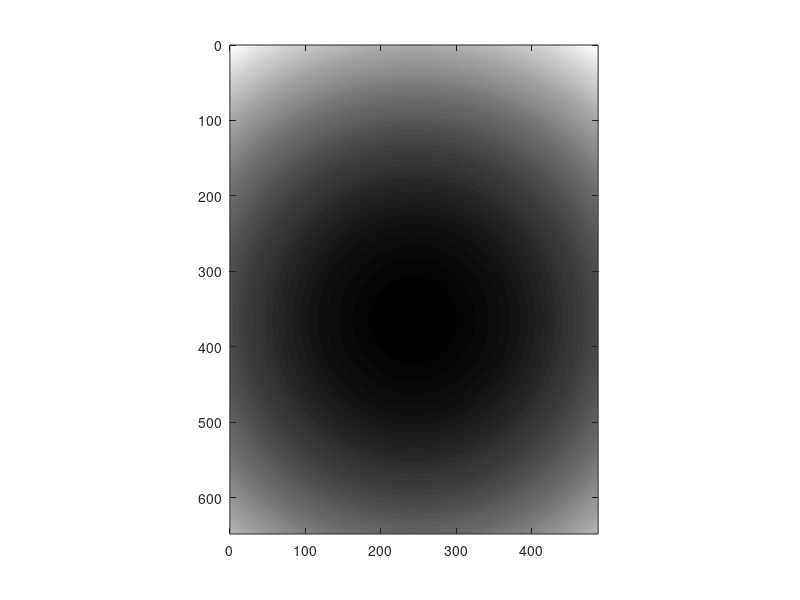

MATLAB code to generate this figure: (Note: this script raises an error after producing the figure.)
clear all
tic
% Data reading & stacking
frame_width=648;
frame_height=488;

X_overlapping=30;
Y_overlapping=20;

cmin=10;
cmax_set=20;


frame_width_eff=frame_width-X_overlapping;
frame_height_eff=frame_height-Y_overlapping;


num_of_frame_per_division=16;

normalization_factor=50;

X_mosaic_starting_index=0;
Y_mosaic_starting_index=0;


X_mosaic_number=12;
Y_mosaic_number=16;


starting_frame_index=10;   %0.2 micron per frame, start from 1
frame_average_factor=20;    %averaged to stack
total_stack_number=1;

%

total_FOV_number=X_mosaic_number*Y_mosaic_number;
k=0;


%stiched_volume=zeros(frame_width_eff*X_mosaic_number+X_overlapping,frame_height_eff*Y_mosaic_number+Y_overlapping,num_of_frame_per_division);
% correction image generation

% correction 1 (edge summation correction)

correction_A=ones(frame_width,frame_height);

% left&right bound

for tt=1:X_overlapping
    correction_A(tt,:)=correction_A(tt,:)*(tt/(X_overlapping+1));
    correction_A(frame_width-tt+1,:)=correction_A(frame_width-tt+1,:)*(tt/(X_overlapping+1));
end
for tt=1:Y_overlapping
    correction_A(:,tt)=correction_A(:,tt)*(tt/(Y_overlapping+1));
    correction_A(:,frame_height-tt+1)=correction_A(:,frame_height-tt+1)*(tt/(Y_overlapping+1));
end

imagesc(correction_A);
colormap('gray');
axis equal
xlim([0 size(correction_A,2)]);
ylim([0 size(correction_A,1)]);

G_Ratio=1.8;
Gaussian_X_width=400*G_Ratio;
Gaussian_Y_width=300*G_Ratio;
X_offset=40;
Y_offset=0;

correction_B_X=ones(frame_width,frame_height);
correction_B_Y=ones(frame_width,frame_height);

for tt=1:frame_height
    correction_B_X(:,tt)=gaussmf((1:frame_width),[Gaussian_X_width frame_width/2+X_offset]);
end
for tt=1:frame_width
    correction_B_Y(tt,:)=gaussmf((1:frame_height),[Gaussian_X_width frame_height/2+Y_offset]);
end
correction_B=1./(correction_B_X.*correction_B_Y);

correction_image=correction_A.*correction_B;
%correction_image(:)=1;
imagesc(correction_B);
colormap('gray');
axis equal
xlim([0 size(correction_B,2)]);
ylim([0 size(correction_B,1)]);

stiched_images=zeros(frame_width_eff*X_mosaic_number+X_overlapping,frame_height_eff*Y_mosaic_number+Y_overlapping,total_stack_number);
for NNN=1:total_stack_number
    
    division_starting_index=floor((starting_frame_index+(NNN-1)*frame_average_factor)/num_of_frame_per_division);   %start from zero
    the_starting_frame_index_in_the_first_division=starting_frame_index+(NNN-1)*frame_average_factor-division_starting_index*num_of_frame_per_division;
    division_end_index=((starting_frame_index+NNN*frame_average_factor)/num_of_frame_per_division);
    division_number=division_starting_index:division_end_index;
    temp_frame_volume=zeros(frame_width,frame_height,num_of_frame_per_division*length(division_number));
    stiched_image=zeros(frame_width_eff*X_mosaic_number+X_overlapping,frame_height_eff*Y_mosaic_number+Y_overlapping);
    
    for N=0:(total_FOV_number-1)
        X_number=rem(N,X_mosaic_number); %0~2
        Y_number=floor(N/X_mosaic_number); %0~2
        X_FOV_number=X_number+X_mosaic_starting_index;
        Y_FOV_number=Y_mosaic_number-1-Y_number+Y_mosaic_starting_index;
        if (X_number<10)&&(Y_number<10)
            folder_path=sprintf('D:\\OCT data\\150720\\2015_0720_150720_pork_7th (hight p 100 micron)_% d_% d\\',X_number,Y_number);
        elseif (X_number>9)&&(Y_number<10)
            folder_path=sprintf('D:\\OCT data\\150720\\2015_0720_150720_pork_7th (hight p 100 micron)_%d_% d\\',X_number,Y_number);
        elseif (Y_number>9)&&(X_number<10)
            folder_path=sprintf('D:\\OCT data\\150720\\2015_0720_150720_pork_7th (hight p 100 micron)_% d_%d\\',X_number,Y_number);
        else
            folder_path=sprintf('D:\\OCT data\\150720\\2015_0720_150720_pork_7th (hight p 100 micron)_%d_%d\\',X_number,Y_number);
        end
        cd(folder_path);
        mkdir('divide');
        for NN=1:length(division_number)
            file_path=[folder_path sprintf('%08d',division_number(NN))];
            fin=fopen(file_path);
            A=fread(fin,[frame_width,frame_height*num_of_frame_per_division],'float32','b');
            if fin ==-1
                k=k+1;
                fclose('all');
            else
                for q=1:num_of_frame_per_division
                    temp_frame_volume(:,:,(NN-1)*num_of_frame_per_division+q)=A(:,(frame_height*(q-1)+1):frame_height*q).*correction_image;
                end
                fclose('all');
            end
        end
        %temp_frame_volume(:)=1;
        stiched_image(((X_FOV_number)*frame_width_eff+1):((X_FOV_number)*frame_width_eff+frame_width),((Y_FOV_number)*frame_height_eff+1):((Y_FOV_number)*frame_height_eff+frame_height))=stiched_image(((X_FOV_number)*frame_width_eff+1):((X_FOV_number)*frame_width_eff+frame_width),((Y_FOV_number)*frame_height_eff+1):((Y_FOV_number)*frame_height_eff+frame_height))+mean(temp_frame_volume(:,:,the_starting_frame_index_in_the_first_division:(the_starting_frame_index_in_the_first_division+frame_average_factor-1)),3);
        disp(N);

    end
    if max(max(stiched_image))<cmax_set
        cmax=max(max(stiched_image));
    else
        cmax=cmax_set;
    end
    Normailzed_image=(stiched_image-cmin)/cmax;
    Normailzed_image(Normailzed_image>1)=1;
    Normailzed_image(Normailzed_image<0)=0;
    imwrite(Normailzed_image,[cd,'\divide\',sprintf('stiched_image_%.1f micron',(starting_frame_index+(NNN-1)*frame_average_factor)*0.2),'.png']);
    fout=fopen([cd,'\divide\',sprintf('stiched_image_%.1f micron',(starting_frame_index+(NNN-1)*frame_average_factor)*0.2)],'w+');
    fwrite(fout,stiched_image,'float32','b');
end
    %imagesc(histeq(stiched_image,[0 1]));
    %colormap('gray');
    %caxis([0 1]);
    %axis equal
    %xlim([0 size(stiched_image,2)]);
    %ylim([0 size(stiched_image,1)]);
    
    
    %fin2=fopen([cd,'\divide\',sprintf('stiched_image_%.1f micron',(starting_frame_index+(NNN-1)*frame_average_factor)*0.2)]);
    %QQQ=fread(fin2,[size(stiched_image,1),size(stiched_image,2)],'float32','b');

    %imagesc(histeq(stiched_image,[0.2:0.001:0.5]));

    %for QQQ=1:4
    %    Normailzed_image=(mean(stiched_volume(:,:,((QQQ-1)*4+1):((QQQ)*4)),3)-cmin)/cmax;
    %    Normailzed_image(Normailzed_image>1)=1;
    %    %stiched_images(:,:,NN)=mean(stiched_volume,3);
    %    imwrite(Normailzed_image,[cd,'\divide\',sprintf('stiched_image_%d.png',(NN-1)*4+QQQ),'.png']);
    %end
    %for QQQ=1:16
    %    Normailzed_image=(mean(stiched_volume(:,:,QQQ),3)-cmin)/cmax;
    %    Normailzed_image(Normailzed_image>1)=1;
        %stiched_images(:,:,NN)=mean(stiched_volume,3);
    %    imwrite(Normailzed_image,[cd,'\divide3\',sprintf('stiched_image_%d.png',(NN-1)*16+QQQ),'.png']);
    %end
    %stiched_volume=zeros(frame_width_eff*X_mosaic_number+X_overlapping,frame_height_eff*Y_mosaic_number+Y_overlapping,num_of_frame_per_division);
toc
%
disable=1;
if disable==0
frame_starting_index=85;
total_frame_number=20;

%stiched_image=mean(stiched_volume(:,:,frame_starting_index:(frame_starting_index+total_frame_number-1)),3);


%
NNN=1;
stiched_image=stiched_images(:,:,NNN);

imagesc(stiched_image);
colormap('gray');
caxis([cmin cmax]);
axis equal
xlim([0 size(stiched_image,2)]);
ylim([0 size(stiched_image,1)]);

Normailzed_image=(stiched_image-cmin)/cmax;
Normailzed_image(Normailzed_image>1)=1;

imagesc(Normailzed_image);
colormap('gray');
caxis([0 1]);
axis equal
xlim([0 size(stiched_image,2)]);
ylim([0 size(stiched_image,1)]);

%% Stacking
%Frame_spacing=5;
%Stacking_starting_frame=1;
%Total_stacked_frame_number=38;

%for qq=1:Total_stacked_frame_number
%    findex=Stacking_starting_frame+(qq-1)*Frame_spacing;
%    stiched_image=mean(stiched_volume(:,:,findex:(findex+total_frame_number-1)),3);
%    Normailzed_image=(stiched_image-cmin)/cmax;
%    Normailzed_image(Normailzed_image>1)=1;
%    imwrite(Normailzed_image,[cd,'\divide\',sprintf('averaged_frame_%d.png',qq),'.png']);
%end

end